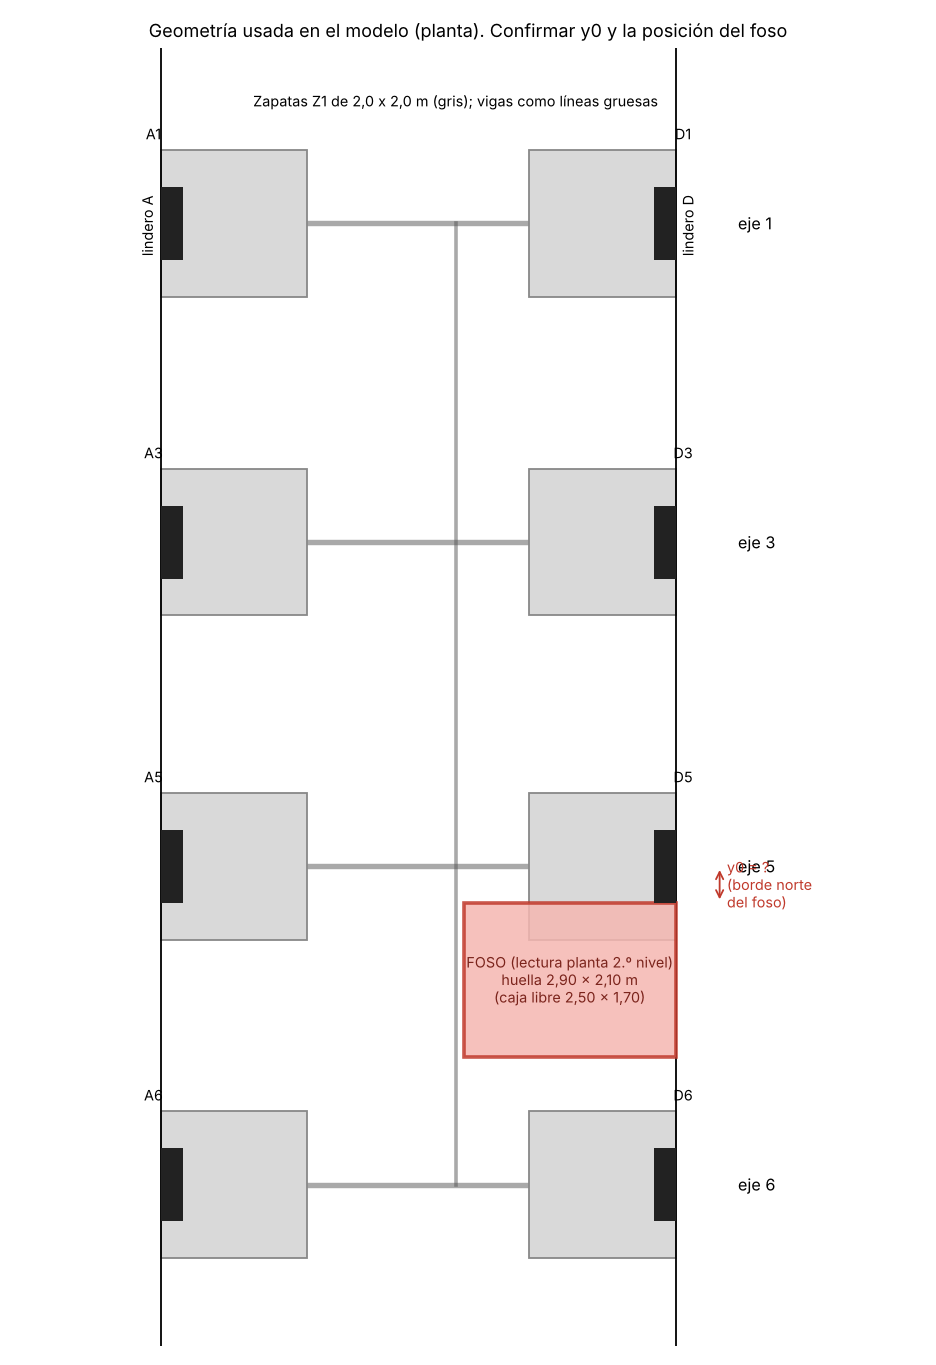

Generate this figure with Python:
"""Esquema en planta de la geometría usada (Z1 2x2 m, foso según planta de segundo nivel)."""
import matplotlib
matplotlib.use("Agg")
import matplotlib.pyplot as plt
from matplotlib.patches import Rectangle
import modelo_parrilla as m

fig, ax = plt.subplots(figsize=(7.2, 10.5))
XA, XC, XD = m.XA, m.XC, m.XD
for a, y in m.YAX.items():
    ax.plot([XA, XD], [y, y], color="#555", lw=3, alpha=.5, zorder=1)
    ax.text(XD + 1.0, y, f"eje {a}", va="center", fontsize=9)
ax.plot([XC, XC], [0, m.YAX[6]], color="#555", lw=2, alpha=.5)
Z = 2.0
for col, x in (("A", XA), ("D", XD)):
    sg = 1 if col == "A" else -1
    for a, y in m.YAX.items():
        x0 = x - sg * 0.15
        xs = sorted((x0, x0 + sg * Z))
        ax.add_patch(Rectangle((xs[0], y - Z / 2), Z, Z, fc="#d9d9d9", ec="#888", lw=1, zorder=2))
        ax.add_patch(Rectangle((x - 0.15, y - 0.5), 0.30, 1.0, fc="#222", zorder=4))
        ax.text(x + (-0.25 if col == "A" else 0.25), y - 1.15, f"{col}{a}", ha="center", fontsize=8)
y5, xe, y0 = m.YAX[5], XD + 0.15, 0.5
ax.add_patch(Rectangle((xe - 2.90, y5 + y0), 2.90, 2.10, fc="#f5b7b1", ec="#c0392b", lw=2, alpha=.85, zorder=3))
ax.text(xe - 1.45, y5 + y0 + 1.05, "FOSO (lectura planta 2.º nivel)\nhuella 2,90 x 2,10 m\n(caja libre 2,50 x 1,70)",
        ha="center", va="center", fontsize=8, color="#7b241c", zorder=6)
ax.annotate("", xy=(xe + 0.6, y5 + y0), xytext=(xe + 0.6, y5), arrowprops=dict(arrowstyle="<->", color="#c0392b"))
ax.text(xe + 0.7, y5 + y0 / 2, "y0 = ?\n(borde norte\ndel foso)", fontsize=8, color="#c0392b", va="center")
ax.axvline(xe, color="k", lw=1); ax.text(xe + 0.05, 0.4, "lindero D", rotation=90, fontsize=8)
ax.axvline(XA - 0.15, color="k", lw=1); ax.text(XA - 0.45, 0.4, "lindero A", rotation=90, fontsize=8)
ax.text(XC, -1.6, "Zapatas Z1 de 2,0 x 2,0 m (gris); vigas como líneas gruesas", ha="center", fontsize=8)
ax.set_xlim(-1.2, 9.3); ax.set_ylim(m.YAX[6] + 2.2, -2.4); ax.set_aspect("equal"); ax.axis("off")
ax.set_title("Geometría usada en el modelo (planta). Confirmar y0 y la posición del foso", fontsize=10)
fig.tight_layout(); fig.savefig("esquema_supuestos.png", dpi=130)
